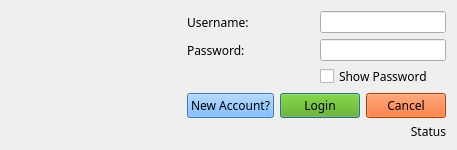
<?xml version="1.0" encoding="UTF-8"?>
<ui version="4.0">
 <class>loginWindow</class>
 <widget class="QDialog" name="loginWindow">
  <property name="windowModality">
   <enum>Qt::NonModal</enum>
  </property>
  <property name="geometry">
   <rect>
    <x>0</x>
    <y>0</y>
    <width>417</width>
    <height>150</height>
   </rect>
  </property>
  <property name="sizePolicy">
   <sizepolicy hsizetype="Fixed" vsizetype="Fixed">
    <horstretch>0</horstretch>
    <verstretch>0</verstretch>
   </sizepolicy>
  </property>
  <property name="minimumSize">
   <size>
    <width>0</width>
    <height>0</height>
   </size>
  </property>
  <property name="maximumSize">
   <size>
    <width>452</width>
    <height>152</height>
   </size>
  </property>
  <property name="windowTitle">
   <string>Login Window</string>
  </property>
  <property name="windowIcon">
   <iconset>
    <activeon>:/paborito Logo.png</activeon>
   </iconset>
  </property>
  <property name="windowOpacity">
   <double>1.000000000000000</double>
  </property>
  <property name="autoFillBackground">
   <bool>true</bool>
  </property>
  <property name="styleSheet">
   <string notr="true"/>
  </property>
  <layout class="QGridLayout" name="gridLayout_7">
   <item row="0" column="0">
    <widget class="QLabel" name="label_LoginImage">
     <property name="sizePolicy">
      <sizepolicy hsizetype="Expanding" vsizetype="Expanding">
       <horstretch>0</horstretch>
       <verstretch>0</verstretch>
      </sizepolicy>
     </property>
     <property name="minimumSize">
      <size>
       <width>170</width>
       <height>0</height>
      </size>
     </property>
     <property name="font">
      <font>
       <family>Kozuka Gothic Pr6N B</family>
       <weight>50</weight>
       <bold>false</bold>
      </font>
     </property>
     <property name="styleSheet">
      <string notr="true">border-image: url(:/paborito Logo.png);</string>
     </property>
     <property name="text">
      <string/>
     </property>
     <property name="alignment">
      <set>Qt::AlignCenter</set>
     </property>
    </widget>
   </item>
   <item row="0" column="1">
    <layout class="QGridLayout" name="gridLayout_6">
     <item row="0" column="0">
      <layout class="QGridLayout" name="gridLayout_5">
       <item row="1" column="0">
        <spacer name="horizontalSpacer">
         <property name="sizePolicy">
          <sizepolicy hsizetype="Expanding" vsizetype="Expanding">
           <horstretch>0</horstretch>
           <verstretch>0</verstretch>
          </sizepolicy>
         </property>
         <property name="orientation">
          <enum>Qt::Horizontal</enum>
         </property>
         <property name="sizeHint" stdset="0">
          <size>
           <width>40</width>
           <height>20</height>
          </size>
         </property>
        </spacer>
       </item>
       <item row="1" column="1">
        <widget class="QCheckBox" name="checkBox_ShowPassword">
         <property name="sizePolicy">
          <sizepolicy hsizetype="Expanding" vsizetype="Expanding">
           <horstretch>0</horstretch>
           <verstretch>0</verstretch>
          </sizepolicy>
         </property>
         <property name="maximumSize">
          <size>
           <width>16777215</width>
           <height>15</height>
          </size>
         </property>
         <property name="font">
          <font>
           <family>Kozuka Gothic Pr6N B</family>
           <weight>50</weight>
           <bold>false</bold>
          </font>
         </property>
         <property name="text">
          <string>Show Password</string>
         </property>
        </widget>
       </item>
       <item row="0" column="0" colspan="2">
        <layout class="QGridLayout" name="gridLayout_3">
         <item row="0" column="0">
          <layout class="QGridLayout" name="gridLayout">
           <item row="0" column="0">
            <widget class="QLabel" name="label">
             <property name="sizePolicy">
              <sizepolicy hsizetype="Expanding" vsizetype="Expanding">
               <horstretch>0</horstretch>
               <verstretch>0</verstretch>
              </sizepolicy>
             </property>
             <property name="font">
              <font>
               <family>Kozuka Gothic Pr6N B</family>
               <weight>50</weight>
               <bold>false</bold>
              </font>
             </property>
             <property name="text">
              <string>Username:</string>
             </property>
            </widget>
           </item>
           <item row="1" column="0">
            <widget class="QLabel" name="label_2">
             <property name="sizePolicy">
              <sizepolicy hsizetype="Expanding" vsizetype="Expanding">
               <horstretch>0</horstretch>
               <verstretch>0</verstretch>
              </sizepolicy>
             </property>
             <property name="font">
              <font>
               <family>Kozuka Gothic Pr6N B</family>
               <weight>50</weight>
               <bold>false</bold>
              </font>
             </property>
             <property name="text">
              <string>Password:</string>
             </property>
            </widget>
           </item>
          </layout>
         </item>
         <item row="0" column="1">
          <layout class="QGridLayout" name="gridLayout_2">
           <item row="0" column="0">
            <widget class="QLineEdit" name="lineEdit_Username">
             <property name="sizePolicy">
              <sizepolicy hsizetype="Expanding" vsizetype="Expanding">
               <horstretch>0</horstretch>
               <verstretch>0</verstretch>
              </sizepolicy>
             </property>
             <property name="styleSheet">
              <string notr="true">gridline-color: rgb(0, 0, 0);</string>
             </property>
            </widget>
           </item>
           <item row="1" column="0">
            <widget class="QLineEdit" name="lineEdit_Password">
             <property name="sizePolicy">
              <sizepolicy hsizetype="Expanding" vsizetype="Expanding">
               <horstretch>0</horstretch>
               <verstretch>0</verstretch>
              </sizepolicy>
             </property>
             <property name="echoMode">
              <enum>QLineEdit::Password</enum>
             </property>
            </widget>
           </item>
          </layout>
         </item>
        </layout>
       </item>
       <item row="2" column="0" colspan="2">
        <layout class="QGridLayout" name="gridLayout_4">
         <item row="0" column="1">
          <widget class="QPushButton" name="pushButton_Login">
           <property name="sizePolicy">
            <sizepolicy hsizetype="Expanding" vsizetype="Expanding">
             <horstretch>0</horstretch>
             <verstretch>0</verstretch>
            </sizepolicy>
           </property>
           <property name="font">
            <font>
             <family>Kozuka Gothic Pr6N B</family>
             <weight>50</weight>
             <bold>false</bold>
            </font>
           </property>
           <property name="styleSheet">
            <string notr="true">background-color: rgb(85, 170, 0);</string>
           </property>
           <property name="text">
            <string>Login</string>
           </property>
          </widget>
         </item>
         <item row="0" column="2">
          <widget class="QPushButton" name="pushButton_Cancel">
           <property name="sizePolicy">
            <sizepolicy hsizetype="Expanding" vsizetype="Expanding">
             <horstretch>0</horstretch>
             <verstretch>0</verstretch>
            </sizepolicy>
           </property>
           <property name="font">
            <font>
             <family>Kozuka Gothic Pr6N B</family>
             <weight>50</weight>
             <bold>false</bold>
            </font>
           </property>
           <property name="styleSheet">
            <string notr="true">background-color: rgb(255, 85, 0);</string>
           </property>
           <property name="text">
            <string>Cancel</string>
           </property>
          </widget>
         </item>
         <item row="0" column="0">
          <widget class="QPushButton" name="pushButton_CreateNewAccount">
           <property name="sizePolicy">
            <sizepolicy hsizetype="Expanding" vsizetype="Expanding">
             <horstretch>0</horstretch>
             <verstretch>0</verstretch>
            </sizepolicy>
           </property>
           <property name="font">
            <font>
             <family>Kozuka Gothic Pr6N B</family>
             <weight>50</weight>
             <bold>false</bold>
            </font>
           </property>
           <property name="styleSheet">
            <string notr="true">background-color: rgb(85, 170, 255);</string>
           </property>
           <property name="text">
            <string>New Account?</string>
           </property>
          </widget>
         </item>
        </layout>
       </item>
      </layout>
     </item>
     <item row="1" column="0">
      <widget class="QLabel" name="label_Status">
       <property name="sizePolicy">
        <sizepolicy hsizetype="Expanding" vsizetype="Expanding">
         <horstretch>0</horstretch>
         <verstretch>0</verstretch>
        </sizepolicy>
       </property>
       <property name="maximumSize">
        <size>
         <width>16777215</width>
         <height>15</height>
        </size>
       </property>
       <property name="font">
        <font>
         <family>Kozuka Gothic Pr6N B</family>
         <weight>50</weight>
         <bold>false</bold>
        </font>
       </property>
       <property name="text">
        <string>Status</string>
       </property>
       <property name="alignment">
        <set>Qt::AlignRight|Qt::AlignTrailing|Qt::AlignVCenter</set>
       </property>
      </widget>
     </item>
    </layout>
   </item>
  </layout>
 </widget>
 <resources/>
 <connections/>
</ui>
